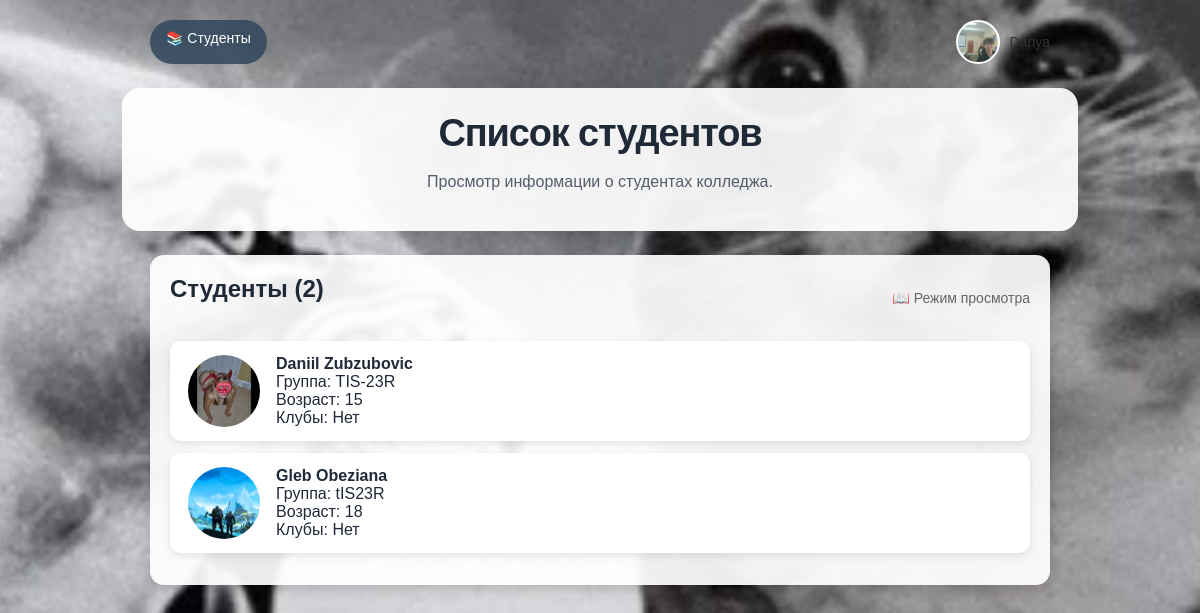
The page / (signed in) on the database its author committed.
### students/models.py (models this page shows, shortened)
class UserProfile(models.Model):
    user = models.OneToOneField(User, on_delete=models.CASCADE, related_name='profile')
    avatar = models.ImageField(upload_to='profile_avatars/', null=True, blank=True)
    bio = models.TextField(max_length=500, blank=True, default='')
    def get_avatar_url(self):
        if self.avatar:
            return self.avatar.url
        return f"https://ui-avatars.com/api/?name={self.user.first_name}+{self.user.last_name}&background=667eea&color=fff&bold=true&size=200"

class Student(models.Model):
    first_name = models.CharField(max_length=100)   # имя
    last_name = models.CharField(max_length=100)    # фамилия
    age = models.IntegerField()                     # возраст
    group = models.ForeignKey(Group, on_delete=models.CASCADE, null=True, blank=True)
    clubs = models.ManyToManyField(Club, blank=True)
    avatar = models.ImageField(upload_to='avatars/', null=True, blank=True)
    def __str__(self):
        return f"{self.first_name} {self.last_name}"

class Group(models.Model):
    name = models.CharField(max_length=100)
    curator = models.CharField(max_length=100)

### students/views.py (the view)
# urls.py: path('', views.student_list, name='student_list'),
@login_required
def student_list(request):
    students = Student.objects.all()
    return render(request, 'students/index.html', {
        'students': students,
        'is_admin': is_admin(request.user),
    })

### students/views.py (called while the page is built)
def is_admin(user):
    return user.is_staff or user.is_superuser

### students/templates/students/index.html (shortened to what this page needs)
{% load static %}
<!DOCTYPE html>
<html>
<head>
    <link rel="stylesheet" href="{% static 'students/styles.css' %}">
</head>
<body class="page-students">
    <div class="top-menu">
        {% if request.user.is_authenticated %}
            <a href="{% url 'student_list' %}">📚 Студенты</a>
            <div style="margin-left: auto;">
                <div class="profile-menu" id="profileMenu">
                    <div class="profile-avatar-btn" id="profileBtn" style="background-image: url('{{ request.user.profile.get_avatar_url }}');"></div>
                    <span style="color: #333; font-weight: 500;">{{ request.user.username }}</span>
                </div>
            </div>
        {% else %}
            <a href="{% url 'login' %}">Войти</a>
            <a href="{% url 'register' %}">Регистрация</a>
        {% endif %}
    </div>
    <div class="page-header">
        <h1>Список студентов</h1>
        <p class="page-subtitle">Просмотр информации о студентах колледжа.</p>
    </div>
    <div class="container">
        <div class="students-card" style="grid-column: 1 / -1;">
            <div style="display: flex; justify-content: space-between; align-items: center; margin-bottom: 20px;">
                <h2>Студенты ({{ students.count }})</h2>
                {% if not is_admin and request.user.is_authenticated %}
                    <p style="color: #666; font-size: 14px;">📖 Режим просмотра</p>
                {% endif %}
            </div>
            <ul class="students-list">
                {% for student in students %}
                    <li>
                        <div class="student-card">
                            <div class="avatar">
                                {% if student.avatar %}
                                    <img src="{{ student.avatar.url }}" alt="{{ student }}">
                                {% else %}
                                    <div class="avatar-fallback">{{ student.first_name|slice:":1" }}{{ student.last_name|slice:":1" }}</div>
                                {% endif %}
                            </div>
                            <div class="student-info">
                                <strong>{{ student.first_name }} {{ student.last_name }}</strong>
                                <div>Группа: {% if student.group %}{{ student.group.name }}{% else %}Не выбрана{% endif %}</div>
                                <div>Возраст: {{ student.age }}</div>
                                <div>Клубы: {% if student.clubs.exists %}{% for club in student.clubs.all %}{{ club.name }}{% if not forloop.last %}, {% endif %}{% endfor %}{% else %}Нет{% endif %}</div>
                            </div>
                        </div>
                    </li>
                {% empty %}
                    <li style="text-align: center; padding: 20px; color: #999;">
                        Нет студентов в системе.
                    </li>
                {% endfor %}
            </ul>
        </div>
    </div>
</body>
</html>

### students/static/students/styles.css (style rules this page uses)
body { font-family: Arial, sans-serif; margin: 0; color: #1f2937; }
html, body { min-height: 100%; }
body.page-students { background-image: url("/static/image/photo_5443040766537176191_x (1).jpg"); background-repeat: no-repeat; background-attachment: fixed; background-position: center; background-size: cover; padding: 20px; min-height: 100vh; }
h1, h2 { margin: 0 0 18px; }
.page-header { max-width: 900px; margin: 0 auto 24px; background: rgba(255, 255, 255, 0.92); border-radius: 18px; padding: 24px 28px; box-shadow: 0 15px 40px rgba(0, 0, 0, 0.18); text-align: center; }
.page-header h1 { font-size: 38px; letter-spacing: -0.03em; color: #1f2937; }
.page-subtitle { margin-top: 12px; font-size: 16px; color: #4b5563; max-width: 720px; margin-left: auto; margin-right: auto; }
.page-header .page-subtitle { opacity: 0.95; }
.card, .form-card, .students-card { background: white; border-radius: 14px; box-shadow: 0 8px 30px rgba(0, 0, 0, 0.08); }
.container { max-width: 900px; margin: 0 auto; display: grid; grid-template-columns: 1fr 1fr; gap: 20px; }
.students-card, .form-card { background: rgba(255, 255, 255, 0.92); padding: 20px; box-shadow: 0 4px 15px rgba(0, 0, 0, 0.2); }
.students-list { list-style: none; padding: 0; margin: 0; }
.students-list li { margin-bottom: 12px; }
.student-card { display: flex; align-items: center; gap: 16px; padding: 14px 18px; border-radius: 10px; background: #fff; box-shadow: 0 3px 8px rgba(0, 0, 0, 0.1); transition: transform 0.2s, box-shadow 0.2s; }
.avatar { width: 72px; height: 72px; border-radius: 50%; overflow: hidden; flex-shrink: 0; background: #ecf0f1; display: grid; place-items: center; }
.avatar img, .current-avatar { width: 100%; height: 100%; object-fit: cover; }
.student-info { flex: 1; }
.student-actions a, .top-menu a, .footer a { text-decoration: none; }
footer, .top-menu { font-size: 14px; }
.top-menu { max-width: 900px; margin: 0 auto 24px; display: flex; justify-content: flex-end; gap: 16px; color: white; }
.top-menu a { color: white; background: rgba(52, 73, 94, 0.88); padding: 10px 16px; border-radius: 999px; transition: background 0.2s ease; }

### students/templates/students/index.html (style rules this page uses)
.profile-menu { position: relative; display: flex; align-items: center; gap: 10px; cursor: pointer; }
.profile-avatar-btn { width: 40px; height: 40px; border-radius: 50%; background-size: cover; background-position: center; border: 2px solid white; cursor: pointer; transition: transform 0.2s; }

### rows shown on the page
Student: avatar (placeholder picture), first_name "Daniil", last_name "Zubzubovic", group.name "TIS-23R", age "15", shows "Нет"
Student: avatar (picture), first_name "Gleb", last_name "Obeziana", group.name "tIS23R", age "18", shows "Нет"

### other values the page prints
{{ request.user.username }} "Danya"
{{ students.count }} "2"
